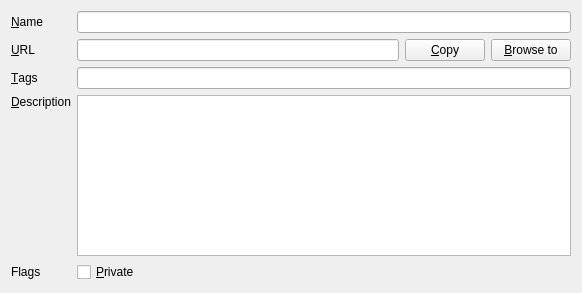
<?xml version="1.0" encoding="UTF-8"?>
<ui version="4.0">
 <class>Form</class>
 <widget class="QWidget" name="Form">
  <property name="geometry">
   <rect>
    <x>0</x>
    <y>0</y>
    <width>582</width>
    <height>293</height>
   </rect>
  </property>
  <property name="baseSize">
   <size>
    <width>600</width>
    <height>200</height>
   </size>
  </property>
  <property name="windowTitle">
   <string>Form</string>
  </property>
  <layout class="QVBoxLayout" name="verticalLayout">
   <item>
    <layout class="QGridLayout" name="gridLayout">
     <item row="0" column="0">
      <widget class="QLabel" name="label_2">
       <property name="text">
        <string>&amp;Name</string>
       </property>
       <property name="buddy">
        <cstring>nameBox</cstring>
       </property>
      </widget>
     </item>
     <item row="0" column="1">
      <widget class="QLineEdit" name="nameBox">
       <property name="sizePolicy">
        <sizepolicy hsizetype="Expanding" vsizetype="Fixed">
         <horstretch>0</horstretch>
         <verstretch>0</verstretch>
        </sizepolicy>
       </property>
      </widget>
     </item>
     <item row="1" column="0">
      <widget class="QLabel" name="label_3">
       <property name="text">
        <string>&amp;URL</string>
       </property>
       <property name="buddy">
        <cstring>urlBox</cstring>
       </property>
      </widget>
     </item>
     <item row="1" column="1">
      <layout class="QHBoxLayout" name="horizontalLayout">
       <item>
        <widget class="QLineEdit" name="urlBox">
         <property name="sizePolicy">
          <sizepolicy hsizetype="Expanding" vsizetype="Fixed">
           <horstretch>0</horstretch>
           <verstretch>0</verstretch>
          </sizepolicy>
         </property>
        </widget>
       </item>
       <item>
        <widget class="QPushButton" name="copyUrlButton">
         <property name="toolTip">
          <string>Shortcut: Ctrl-Shift-C</string>
         </property>
         <property name="text">
          <string>&amp;Copy</string>
         </property>
        </widget>
       </item>
       <item>
        <widget class="QPushButton" name="browseUrlButton">
         <property name="toolTip">
          <string>Shortcut: Ctrl-B</string>
         </property>
         <property name="text">
          <string>&amp;Browse to</string>
         </property>
        </widget>
       </item>
      </layout>
     </item>
     <item row="2" column="0">
      <widget class="QLabel" name="label_4">
       <property name="text">
        <string>&amp;Tags</string>
       </property>
       <property name="buddy">
        <cstring>tagsBox</cstring>
       </property>
      </widget>
     </item>
     <item row="2" column="1">
      <widget class="QLineEdit" name="tagsBox">
       <property name="sizePolicy">
        <sizepolicy hsizetype="Expanding" vsizetype="Fixed">
         <horstretch>0</horstretch>
         <verstretch>0</verstretch>
        </sizepolicy>
       </property>
      </widget>
     </item>
     <item row="3" column="0">
      <widget class="QLabel" name="label_5">
       <property name="text">
        <string>&amp;Description</string>
       </property>
       <property name="alignment">
        <set>Qt::AlignLeading|Qt::AlignLeft|Qt::AlignTop</set>
       </property>
       <property name="buddy">
        <cstring>descriptionBox</cstring>
       </property>
      </widget>
     </item>
     <item row="4" column="1">
      <widget class="QCheckBox" name="privateCheck">
       <property name="text">
        <string>&amp;Private</string>
       </property>
      </widget>
     </item>
     <item row="4" column="0">
      <widget class="QLabel" name="label_6">
       <property name="text">
        <string>Flags</string>
       </property>
       <property name="buddy">
        <cstring>privateCheck</cstring>
       </property>
      </widget>
     </item>
     <item row="3" column="1">
      <widget class="QPlainTextEdit" name="descriptionBox">
       <property name="sizePolicy">
        <sizepolicy hsizetype="Expanding" vsizetype="Expanding">
         <horstretch>0</horstretch>
         <verstretch>1</verstretch>
        </sizepolicy>
       </property>
       <property name="tabChangesFocus">
        <bool>true</bool>
       </property>
      </widget>
     </item>
    </layout>
   </item>
  </layout>
 </widget>
 <tabstops>
  <tabstop>nameBox</tabstop>
  <tabstop>urlBox</tabstop>
  <tabstop>copyUrlButton</tabstop>
  <tabstop>browseUrlButton</tabstop>
  <tabstop>tagsBox</tabstop>
  <tabstop>descriptionBox</tabstop>
  <tabstop>privateCheck</tabstop>
 </tabstops>
 <resources/>
 <connections/>
</ui>
